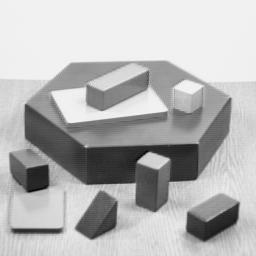
#> input picture Python/DImgP_2022/Ch13/Blox.bmp, 256 x 256 px
$ python harris_corner_detection.py
#> lines starting #> are read from the running program, lines starting #| are printed output that depends on the picture; after the words box and inside, x2 and y2 are one past the last pixel; in counts of white or black regions, pixels touching at a corner belong together
#> in main, img1 is the input picture: shape (256, 256); min 0, max 252, mean 182.8
import numpy as np
import cv2

def harris_corner_detection( f ):
	g = cv2.cvtColor( f, cv2.COLOR_GRAY2BGR )
	nr, nc = f.shape[:2]
#> nr = 256; nc = 256
	gray = np.float32( f )
	dst = cv2.cornerHarris( gray, 2, 3, 0.04 )
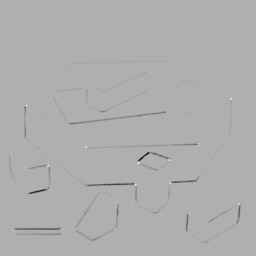
#> dst: shape (256, 256) float32; min -17199288, max 7744669, mean -99159.6; drawn with min black and max white
	for x in range( nr ):
		for y in range( nc ):
			if dst[x,y] > 0.1 * dst.max():
				cv2.circle( g, (y,x), 5, [255,0,0], 2 )
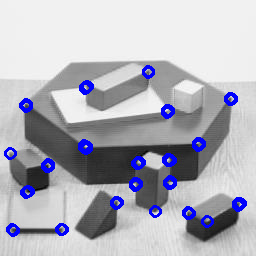
#> g: shape (256, 256, 3); 4.15% of pixels changed, all inside (x1, y1, x2, y2) = (4, 65, 247, 237)
	return g

def main( ):
	img1 = cv2.imread( "Blox.bmp", 0 )
	img2 = harris_corner_detection( img1 )
	cv2.imshow( "Original Image", img1 )
	cv2.imshow( "Harris Corners", img2 )
	cv2.waitKey( 0 )

main( )

$ run again, with Python/DImgP_2022/Ch13/Akiyo.bmp copied over Python/DImgP_2022/Ch13/Blox.bmp
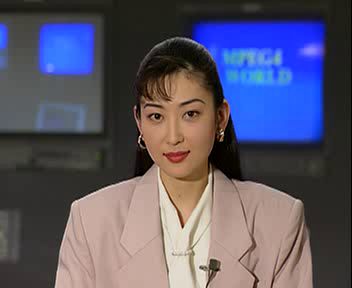
#> input picture Python/DImgP_2022/Ch13/Akiyo.bmp, 352 x 288 px
#> in harris_corner_detection, `dst = cv2.cornerHarris( gray, 2, 3, 0.04 )`:
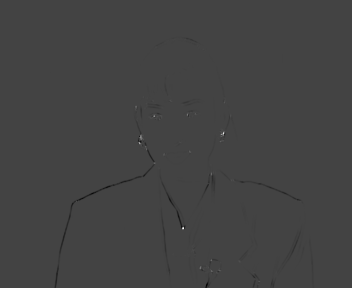
#> dst: shape (288, 352) float32; min -26418722, max 73853744, mean -75422.2; drawn with min black and max white
#> after the loop in harris_corner_detection, `for x in range( nr ):`:
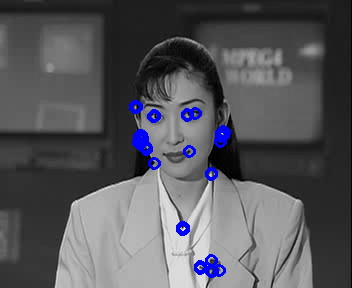
#> g: shape (288, 352, 3); mean B, G, R 91.9, 87.1, 87.1
